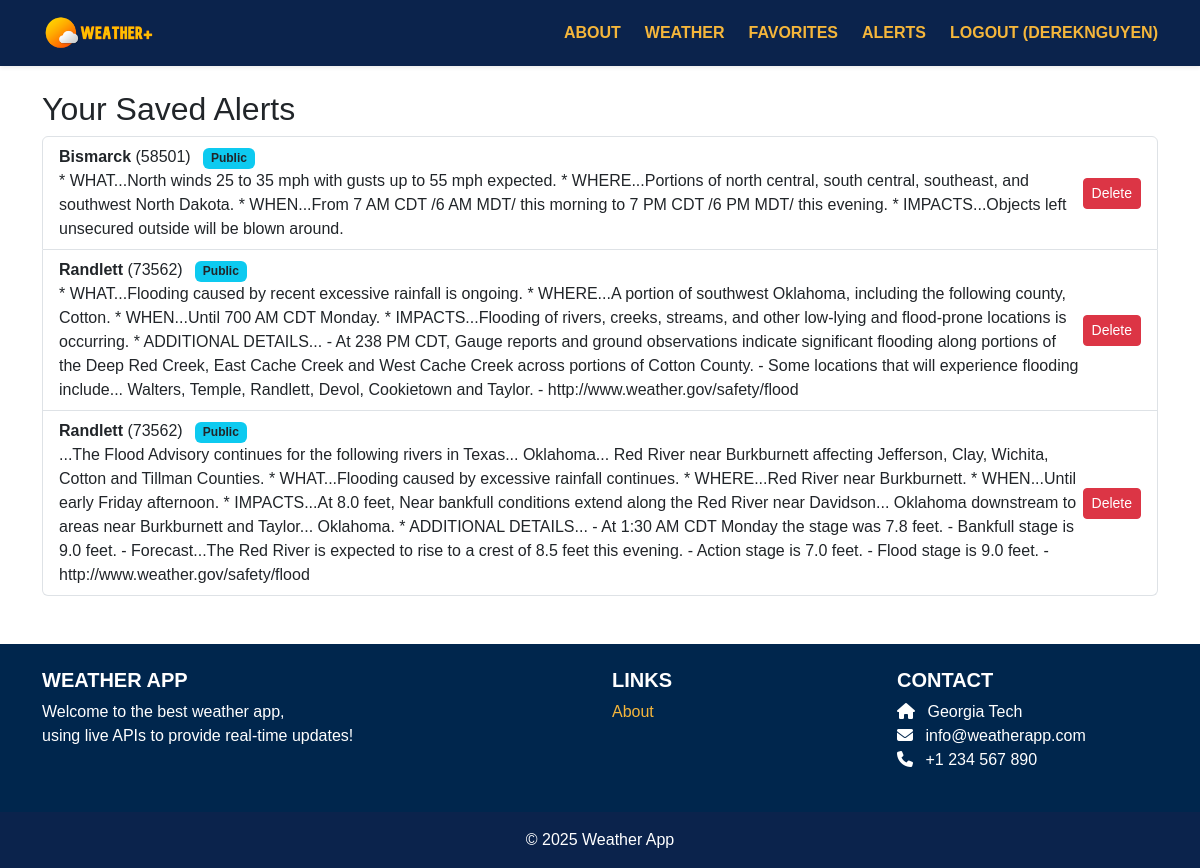
Page /weather/alerts/ (signed in) on the committed database.
### weather/models.py (models this page shows, shortened)
class Alert(models.Model):
    user = models.ForeignKey(User, on_delete=models.CASCADE)
    city_name = models.CharField(max_length=100)
    zip_code = models.CharField(max_length=10)
    alert_text = models.TextField()
    created_at = models.DateTimeField(auto_now_add=True)
    public = models.BooleanField(default=False)
    dismissed_by = models.ManyToManyField(User, related_name="dismissed_alerts", blank=True)
    is_government = models.BooleanField(default=False)
    noaa_id = models.CharField(max_length=200, blank=True, null=True, unique=True)
    def is_dismissed_for(self, user):
        return self.dismissed_by.filter(id=user.id).exists()

### weather/views.py (the view)
# urls.py: path('alerts/', views.alerts_view, name='weather.alerts'),
@login_required
def alerts_view(request):
    all_alerts = Alert.objects.all()
    alerts = [
        alert for alert in all_alerts
        if (not alert.public and alert.user == request.user) or
           (alert.public and not alert.is_dismissed_for(request.user))
    ]
    return render(request, 'weather/alerts.html', {
        'alerts': alerts
    })

### weather/templates/weather/alerts.html (shortened to what this page needs)
{% extends 'base.html' %}
{% block content %}
<div class="container mt-4">
    <h2>Your Saved Alerts</h2>
    {% if alerts %}
    <ul class="list-group">
        {% for alert in alerts %}
        <li class="list-group-item d-flex justify-content-between align-items-center">
            <div>
                <strong>{{ alert.city_name }}</strong> ({{ alert.zip_code }})
                {% if alert.public %}
                <span class="badge bg-info text-dark ms-2">Public</span>
                {% else %}
                <span class="badge bg-secondary ms-2">Private</span>
                {% endif %}
                <br>
                {{ alert.alert_text }}
            </div>
            {% if alert.public %}
            {% if user.is_staff %}
            <form method="POST" action="{% url 'weather.delete_alert' alert.id %}">
                <button class="btn btn-sm btn-danger">Delete</button>
            </form>
            {% else %}
            <form method="POST" action="{% url 'weather.dismiss_alert' alert.id %}">
                {% csrf_token %}
                <button class="btn btn-sm btn-warning">Dismiss</button>
            </form>
            {% endif %}
            {% else %}
            <form method="POST" action="{% url 'weather.delete_alert' alert.id %}">
                {% csrf_token %}
                <button class="btn btn-sm btn-danger">Delete</button>
            </form>
            {% endif %}
        </li>
        {% endfor %}
    </ul>
    {% else %}
    <p class="text-muted">No alerts saved yet.</p>
    {% endif %}
</div>
{% endblock %}

### weatherapp/templates/base.html (shortened to what this page needs)
<!DOCTYPE html>
<html lang="en">
{% load static %}
<head>
  <link rel="stylesheet" href="https://unpkg.com/leaflet@1.9.4/dist/leaflet.css"
 />
  <link href="https://cdn.jsdelivr.net/npm/bootstrap@5.3.3/dist/css/bootstrap.min.css" rel="stylesheet"
>
  <link rel="stylesheet" href="https://cdnjs.cloudflare.com/ajax/libs/font-awesome/6.1.1/css/all.min.css">
  <link rel="stylesheet" type="text/css" href="{% static 'css/style.css' %}">
</head>
<body>
  <nav class="navbar navbar-expand-lg navbar-dark shadow-sm" style="background-color: #0B234C;">
    <div class="container">
      <a class="navbar-brand d-flex align-items-center" href="{% url 'home.index' %}">
        <img src="{% static 'img/logo.png' %}" alt="Weather App Logo" height="40" class="me-2">
      </a>
      <div class="collapse navbar-collapse" id="navbarNav">
        <div class="ms-auto d-flex gap-4 align-items-center">
          <a href="{% url 'home.about' %}"
            style="color: #F5B63B; font-weight: bold; text-transform: uppercase; text-decoration: none;">About</a>
          <a href="{% url 'weather.index' %}"
            style="color: #F5B63B; font-weight: bold; text-transform: uppercase; text-decoration: none;">Weather</a>
          <a href="{% url 'favorites.index' %}"
            style="color: #F5B63B; font-weight: bold; text-transform: uppercase; text-decoration: none;">Favorites</a>
          <a href="{% url 'weather.alerts' %}"
            style="color: #F5B63B; font-weight: bold; text-transform: uppercase; text-decoration: none;">Alerts</a>
          {% if user.is_authenticated %}
          <a href="{% url 'accounts.logout' %}"
            style="color: #F5B63B; font-weight: bold; text-transform: uppercase; text-decoration: none;">
            Logout ({{ user.username }})
          </a>
          {% else %}
          <a href="{% url 'accounts.login' %}"
            style="color: #F5B63B; font-weight: bold; text-transform: uppercase; text-decoration: none;">Login</a>
          <a href="{% url 'accounts.signup' %}"
            style="color: #F5B63B; font-weight: bold; text-transform: uppercase; text-decoration: none;">Sign Up</a>
          {% endif %}
        </div>
      </div>
    </div>
  </nav>
  <div>
    {% block content %}
    {% endblock content %}
  </div>
  <footer class="bg-dark text-white pt-4 mt-5" style="color: #F5B63B;">
    <div class="container text-center text-md-start">
      <div class="row">
        <div class="col-md-6 mb-4">
          <h5 class="text-uppercase fw-bold">Weather App</h5>
          <p>
            Welcome to the best weather app,<br>
            using live APIs to provide real-time updates!
          </p>
        </div>
        <div class="col-md-3 mb-4">
          <h5 class="text-uppercase fw-bold">Links</h5>
          <ul class="list-unstyled">
            <li><a href="{% url 'home.about' %}" class="text-decoration-none" style="color: #F5B63B;">About</a></li>
          </ul>
        </div>
        <div class="col-md-3 mb-4">
          <h5 class="text-uppercase fw-bold">Contact</h5>
          <ul class="list-unstyled">
            <li><i class="fas fa-home me-2"></i> Georgia Tech</li>
            <li><i class="fas fa-envelope me-2"></i> info@weatherapp.com</li>
            <li><i class="fas fa-phone me-2"></i> +1 234 567 890</li>
          </ul>
        </div>
      </div>
    </div>
    <div class="text-center py-3" style="background-color: #0B234C;">
      © 2025 Weather App
    </div>
  </footer>
</body>
</html>

### static/css/style.css (style rules this page uses)
.bg-dark { background-color: #00264D !important; }

### weatherapp/templates/base.html (style rules this page uses)
body { font-family: 'Helvetica', 'Arial', sans-serif; }
.navbar a, .footer, footer, h1, h2, h5, p, ul, li { font-family: 'Helvetica', 'Arial', sans-serif; }

### rows in the picture
Alert: city_name "Bismarck", zip_code "58501", public "Public", alert_text "* WHAT...North winds 25 to 35 mph with gusts up to 55 mph expected. * WHERE...Portions of north central, south central, southeast, and southwest North Dakota. * WHEN...From 7 AM CDT /6 AM MDT/ this morning to 7 PM CDT /6 PM MDT/ this evening. * IMPACTS...Objects left unsecured outside will be blown around."
Alert: city_name "Randlett", zip_code "73562", public "Public", alert_text "* WHAT...Flooding caused by recent excessive rainfall is ongoing. * WHERE...A portion of southwest Oklahoma, including the following county, Cotton. * WHEN...Until 700 AM CDT Monday. * IMPACTS...Flooding of rivers, creeks, streams, and other low-lying and flood-prone locations is occurring. * ADDITIONAL DETAILS... - At 238 PM CDT, Gauge reports and ground observations indicate significant flooding along portions of the Deep Red Creek, East Cache Creek and West Cache Creek across portions of Cotton County. - Some locations that will experience flooding include... Walters, Temple, Randlett, Devol, Cookietown and Taylor. - http://www.weather.gov/safety/flood"
Alert: city_name "Randlett", zip_code "73562", public "Public", alert_text "...The Flood Advisory continues for the following rivers in Texas... Oklahoma... Red River near Burkburnett affecting Jefferson, Clay, Wichita, Cotton and Tillman Counties. * WHAT...Flooding caused by excessive rainfall continues. * WHERE...Red River near Burkburnett. * WHEN...Until early Friday afternoon. * IMPACTS...At 8.0 feet, Near bankfull conditions extend along the Red River near Davidson... Oklahoma downstream to areas near Burkburnett and Taylor... Oklahoma. * ADDITIONAL DETAILS... - At 1:30 AM CDT Monday the stage was 7.8 feet. - Bankfull stage is 9.0 feet. - Forecast...The Red River is expected to rise to a crest of 8.5 feet this evening. - Action stage is 7.0 feet. - Flood stage…"

### other values in the picture
{{ user.username }} "DEREKNGUYEN"
